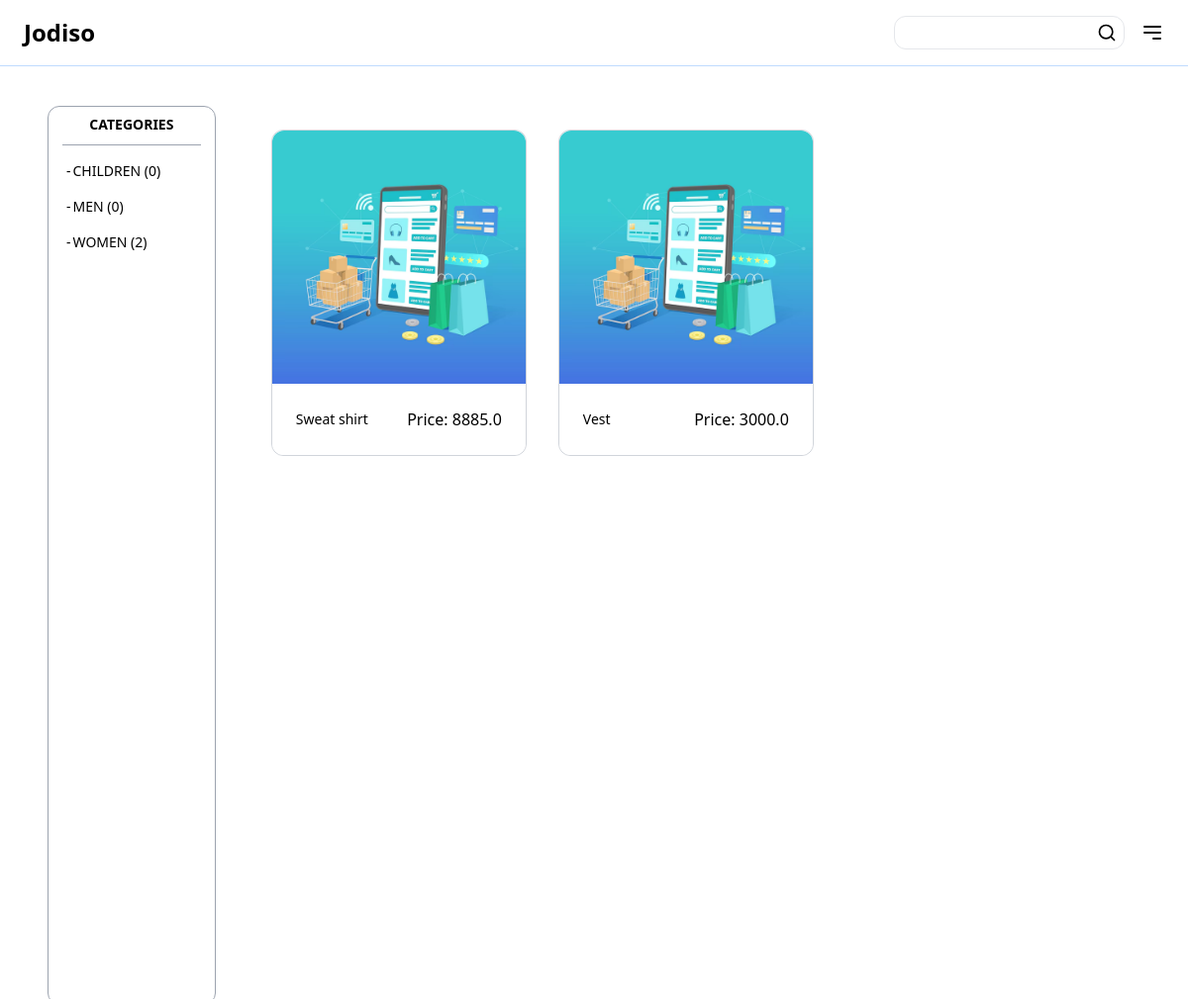
The app's page / (signed in) with its own data.
### item/models.py (models this page shows, shortened)
class Category(models.Model):
    name = models.CharField(max_length=255)
    class Meta:
        ordering = ('name',)
        verbose_name_plural = 'Categories'

class Item(models.Model):
    category = models.ForeignKey(Category, related_name='items', on_delete=models.CASCADE)
    name = models.CharField(max_length=255)
    description = models.TextField(blank=True, null=True)
    price = models.FloatField()
    image = models.ImageField(upload_to='items_images', blank=True, null=True)
    is_sold = models.BooleanField(default= False)
    created_by = models.ForeignKey(User,related_name='items', on_delete=models.CASCADE)
    created_at = models.DateTimeField(auto_now_add =True)
    class Meta:
        ordering= ('name',)

### core/views.py (the view)
# urls.py: path('',views.index,name='index'),
def index(request):
    items = Item.objects.filter(is_sold= False)[0:6]
    categories = Category.objects.all()
    return render(request,'core/index.html',{
        'categories': categories,
        'items': items,
    })

### core/templates/core/index.html (shortened to what this page needs)
{% extends 'core/base.html' %}
{% load static %}
{% block content %}
<div class="flex md:flex-row flex-col   space-y-2 md:space-x-4 w-full">
    <div
        class="flex md:flex-col flex-[0.3] md:w-24 md:h-[90vh]  flex-row md:border w-full border-gray-400 mx-6 p-2 md:rounded-xl">
        <div class="mx-1.5 md:border-b border-gray-400 ">
            <p class="text-sm uppercase text-center pb-2.5 font-semibold ml-auto">Categories</p>
        </div>
        <div class="md:flex md:flex-col  md:w-[80vw] md:mt-4 md:ml-2.5 md:space-y-4 md:h-[75] hidden ">
            {% for category in categories %}
            <a href="#" class="text-sm flex flex-row  space-x-0.5 uppercase"><span
                    class="hidden md:block mr-0.5">-</span class="">{{category.name}}
                ({{category.items.count}})</span></a>
            {% endfor %}
        </div>
    </div>
    <div class="flex flex-row md:space-x-4  flex-wrap">
        {% for item in items %}
        <div class="w-84 border h-fit border-gray-300 rounded-xl m-4">
            <a href="{% url 'item:detail' item.id %}">
                <div class="overflow-hidden h-64 rounded-t-xl">
                    <img src="{% static 'images/eccomerce.avif' %}" class="object-cover product w-full h-full">
                </div>
                <div class="p-6 bg-white flex flex-row justify-between items-center rounded-b-xl">
                    <h2 class="text-sm first-letter:uppercase">{{ item.name }}</h2>
                    <p class="text-black"><span class="text-black">Price:</span>
                        <span id="money text-sm">{{item.price}}</span>
                    </p>
                </div>
            </a>
        </div>
        {% endfor %}
    </div>
</div>
{% endblock %}

### core/templates/core/base.html (style rules this page uses)
* { scrollbar-width: none; -ms-overflow-style: none; }

### core/templates/core/index.html (style rules this page uses)
.product { transition: transform 0.3s ease; }

### records on screen
Category: name "CHILDREN", items.count "0"
Category: name "MEN", items.count "0"
Category: name "WOMEN", items.count "2"
Item: name "sweat shirt", price "8885.0"
Item: name "vest", price "3000.0"
